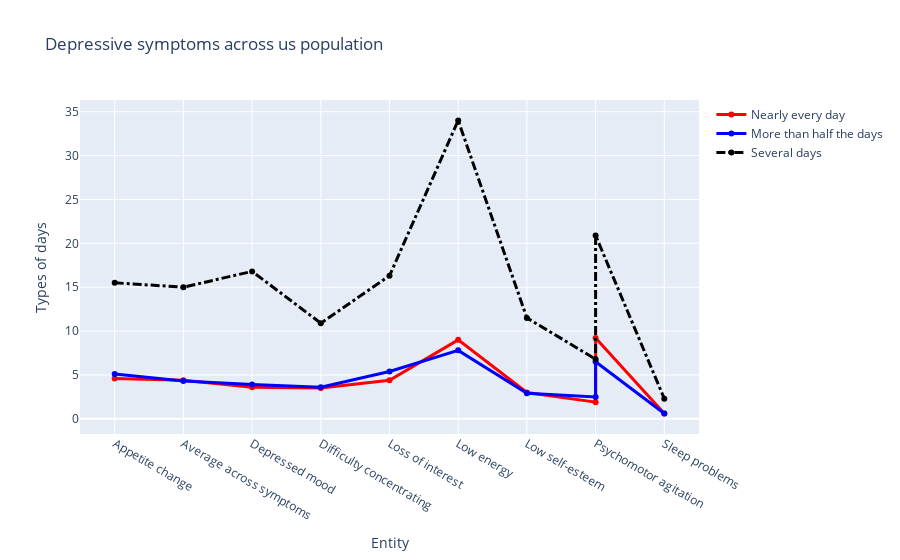

Source (notebook cell):
### Markdown cell above
# Multiple Analysis

### Code cell
x = ["Appetite change", "Average across symptoms", "Depressed mood", "Difficulty concentrating", "Loss of interest",
    "Low energy", "Low self-esteem", "Psychomotor agitation", "Psychomotor agitation", "Sleep problems", "Suicidal ideation"]

fig = go.Figure()
# Create and style traces
fig.add_trace(go.Scatter(x=x, y=df3["Nearly every day"], name='Nearly every day',
                         line=dict(color='red', width=3)))
fig.add_trace(go.Scatter(x=x, y=df3["More than half the days"], name = 'More than half the days',
                         line=dict(color='blue', width=3)))
fig.add_trace(go.Scatter(x=x, y=df3["Several days"], name='Several days',
                         line=dict(color='black', width=3,
                              dash='dashdot') # dash options include 'dash', 'dot', and 'dashdot'
))

# Edit the layout
fig.update_layout(title='Depressive symptoms across us population',
                   xaxis_title='Entity',
                   yaxis_title='Types of days')


fig.show()

### Figure 1 — Plotly figure (JSON) as saved in the notebook; plotly's stock layout.template omitted (floating-point values rounded to 4 significant figures)
{"data": [{"line": {"color": "red", "width": 3}, "name": "Nearly every day", "type": "scatter", "x": ["Appetite change", "Average across symptoms", "Depressed mood", "Difficulty concentrating", "Loss of interest", "Low energy", "Low self-esteem", "Psychomotor agitation", "Psychomotor agitation", "Sleep problems", "Suicidal ideation"], "y": [4.6, 4.4, 3.6, 3.5, 4.4, 9, 3, 1.9, 9.2, 0.6]}, {"line": {"color": "blue", "width": 3}, "name": "More than half the days", "type": "scatter", "x": ["Appetite change", "Average across symptoms", "Depressed mood", "Difficulty concentrating", "Loss of interest", "Low energy", "Low self-esteem", "Psychomotor agitation", "Psychomotor agitation", "Sleep problems", "Suicidal ideation"], "y": [5.1, 4.3, 3.9, 3.6, 5.4, 7.8, 2.9, 2.5, 6.5, 0.6]}, {"line": {"color": "black", "dash": "dashdot", "width": 3}, "name": "Several days", "type": "scatter", "x": ["Appetite change", "Average across symptoms", "Depressed mood", "Difficulty concentrating", "Loss of interest", "Low energy", "Low self-esteem", "Psychomotor agitation", "Psychomotor agitation", "Sleep problems", "Suicidal ideation"], "y": [15.5, 15, 16.8, 10.9, 16.3, 34, 11.5, 6.8, 20.9, 2.3]}], "layout": {"title": {"text": "Depressive symptoms across us population"}, "xaxis": {"title": {"text": "Entity"}}, "yaxis": {"title": {"text": "Types of days"}}}}
